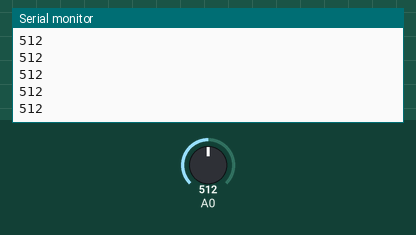
Bench run of a sketch on a simulated Arduino Uno, built with avr-gcc and run on an emulated ATmega328P. Shown: the last lines printed to the serial monitor. The test bench sets the inputs (shaded band); at power-on: A0 = 512.

Above: at 1.2 s.
1.3 s: A0 set to 716
At 1.32 s:
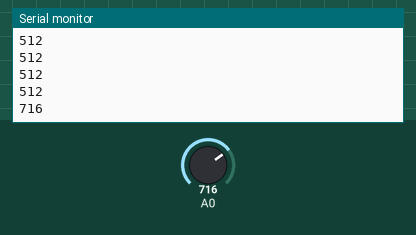
2.8 s: A0 set to 900
At 2.83 s:
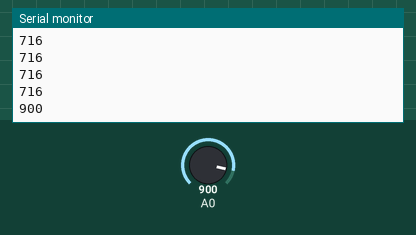
Timing chart, 0 to 5.8 s (numbered marks = the images above; inputs shaded):
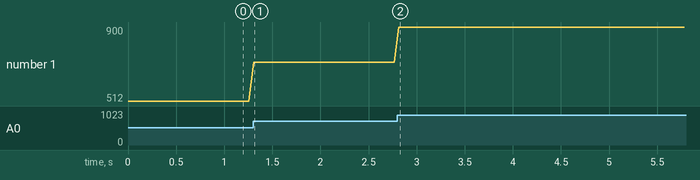

Measured:
- after the input at 1.3 s, the serial monitor: prints a new line at once (image 1)
- after the input at 2.8 s, the serial monitor: prints a new line at once (image 2)
- plotted number 1: 512 → 716 after the input at 1.3 s, 716 → 900 after the input at 2.8 s

The sketch:

potentiom_tre.ino
```cpp
// Initialise la variable qui va recueillir la valeur du potentiomètre
int Pot;

void setup() {
  Serial.begin(9600); //Initialise la communication entre le PC et Arduino
}

void loop() {
  // Lire la valeur du potentiomètre
  Pot = analogRead(A0);

  //Affiche la valeur du potentiomètre sur le moniteur série
  Serial.println(Pot);

  //Pause de 200 millisecondes
  delay(50);

}
```
